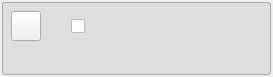
<?xml version="1.0" encoding="UTF-8"?>
<ui version="4.0">
 <class>FGEListWidgetStyleAItem</class>
 <widget class="QWidget" name="FGEListWidgetStyleAItem">
  <property name="geometry">
   <rect>
    <x>0</x>
    <y>0</y>
    <width>273</width>
    <height>77</height>
   </rect>
  </property>
  <property name="windowTitle">
   <string>Form</string>
  </property>
  <layout class="QGridLayout" name="gridLayout_3">
   <property name="leftMargin">
    <number>2</number>
   </property>
   <property name="topMargin">
    <number>2</number>
   </property>
   <property name="rightMargin">
    <number>2</number>
   </property>
   <property name="bottomMargin">
    <number>2</number>
   </property>
   <property name="spacing">
    <number>0</number>
   </property>
   <item row="0" column="0">
    <widget class="QWidget" name="widget" native="true">
     <property name="minimumSize">
      <size>
       <width>0</width>
       <height>0</height>
      </size>
     </property>
     <property name="maximumSize">
      <size>
       <width>16777215</width>
       <height>16777215</height>
      </size>
     </property>
     <property name="styleSheet">
      <string notr="true">QWidget#widget {
    border: 1px solid darkgray;
	background-color: rgb(222, 222, 222);
	border-radius: 3px;
}</string>
     </property>
     <layout class="QGridLayout" name="gridLayout_2">
      <property name="leftMargin">
       <number>9</number>
      </property>
      <property name="topMargin">
       <number>9</number>
      </property>
      <property name="rightMargin">
       <number>9</number>
      </property>
      <property name="bottomMargin">
       <number>9</number>
      </property>
      <property name="spacing">
       <number>0</number>
      </property>
      <item row="0" column="0">
       <widget class="QWidget" name="widget_2" native="true">
        <property name="minimumSize">
         <size>
          <width>0</width>
          <height>30</height>
         </size>
        </property>
        <property name="maximumSize">
         <size>
          <width>16777215</width>
          <height>30</height>
         </size>
        </property>
        <layout class="QHBoxLayout" name="horizontalLayout_2">
         <property name="spacing">
          <number>0</number>
         </property>
         <property name="leftMargin">
          <number>0</number>
         </property>
         <property name="topMargin">
          <number>0</number>
         </property>
         <property name="rightMargin">
          <number>0</number>
         </property>
         <property name="bottomMargin">
          <number>0</number>
         </property>
         <item>
          <widget class="QPushButton" name="pushButton">
           <property name="minimumSize">
            <size>
             <width>30</width>
             <height>30</height>
            </size>
           </property>
           <property name="maximumSize">
            <size>
             <width>30</width>
             <height>30</height>
            </size>
           </property>
           <property name="styleSheet">
            <string notr="true"/>
           </property>
           <property name="text">
            <string/>
           </property>
           <property name="icon">
            <iconset resource="../../../collapse/Icons.qrc">
             <normaloff>:/right_arrow.png</normaloff>:/right_arrow.png</iconset>
           </property>
           <property name="iconSize">
            <size>
             <width>16</width>
             <height>16</height>
            </size>
           </property>
           <property name="autoRepeatDelay">
            <number>297</number>
           </property>
          </widget>
         </item>
         <item>
          <widget class="QLabel" name="label_icon">
           <property name="minimumSize">
            <size>
             <width>30</width>
             <height>30</height>
            </size>
           </property>
           <property name="maximumSize">
            <size>
             <width>30</width>
             <height>30</height>
            </size>
           </property>
           <property name="text">
            <string/>
           </property>
           <property name="pixmap">
            <pixmap resource="../../icons.qrc">:/Icons/shapes/cylinder.png</pixmap>
           </property>
           <property name="scaledContents">
            <bool>true</bool>
           </property>
           <property name="margin">
            <number>3</number>
           </property>
          </widget>
         </item>
         <item>
          <widget class="QCheckBox" name="checkBox">
           <property name="minimumSize">
            <size>
             <width>24</width>
             <height>30</height>
            </size>
           </property>
           <property name="maximumSize">
            <size>
             <width>24</width>
             <height>30</height>
            </size>
           </property>
           <property name="text">
            <string/>
           </property>
          </widget>
         </item>
         <item>
          <widget class="QLabel" name="label">
           <property name="text">
            <string/>
           </property>
          </widget>
         </item>
        </layout>
       </widget>
      </item>
      <item row="3" column="0">
       <spacer name="verticalSpacer">
        <property name="orientation">
         <enum>Qt::Vertical</enum>
        </property>
        <property name="sizeHint" stdset="0">
         <size>
          <width>20</width>
          <height>40</height>
         </size>
        </property>
       </spacer>
      </item>
      <item row="2" column="0">
       <widget class="QWidget" name="widget_3" native="true">
        <property name="minimumSize">
         <size>
          <width>0</width>
          <height>0</height>
         </size>
        </property>
        <property name="styleSheet">
         <string notr="true"/>
        </property>
        <layout class="QGridLayout" name="gridLayout_9">
         <property name="leftMargin">
          <number>0</number>
         </property>
         <property name="topMargin">
          <number>0</number>
         </property>
         <property name="rightMargin">
          <number>0</number>
         </property>
         <property name="bottomMargin">
          <number>0</number>
         </property>
         <property name="spacing">
          <number>0</number>
         </property>
         <item row="0" column="0">
          <layout class="QGridLayout" name="gridLayout"/>
         </item>
        </layout>
       </widget>
      </item>
     </layout>
    </widget>
   </item>
  </layout>
 </widget>
 <resources>
  <include location="../../icons.qrc"/>
  <include location="../../../collapse/Icons.qrc"/>
 </resources>
 <connections/>
</ui>
